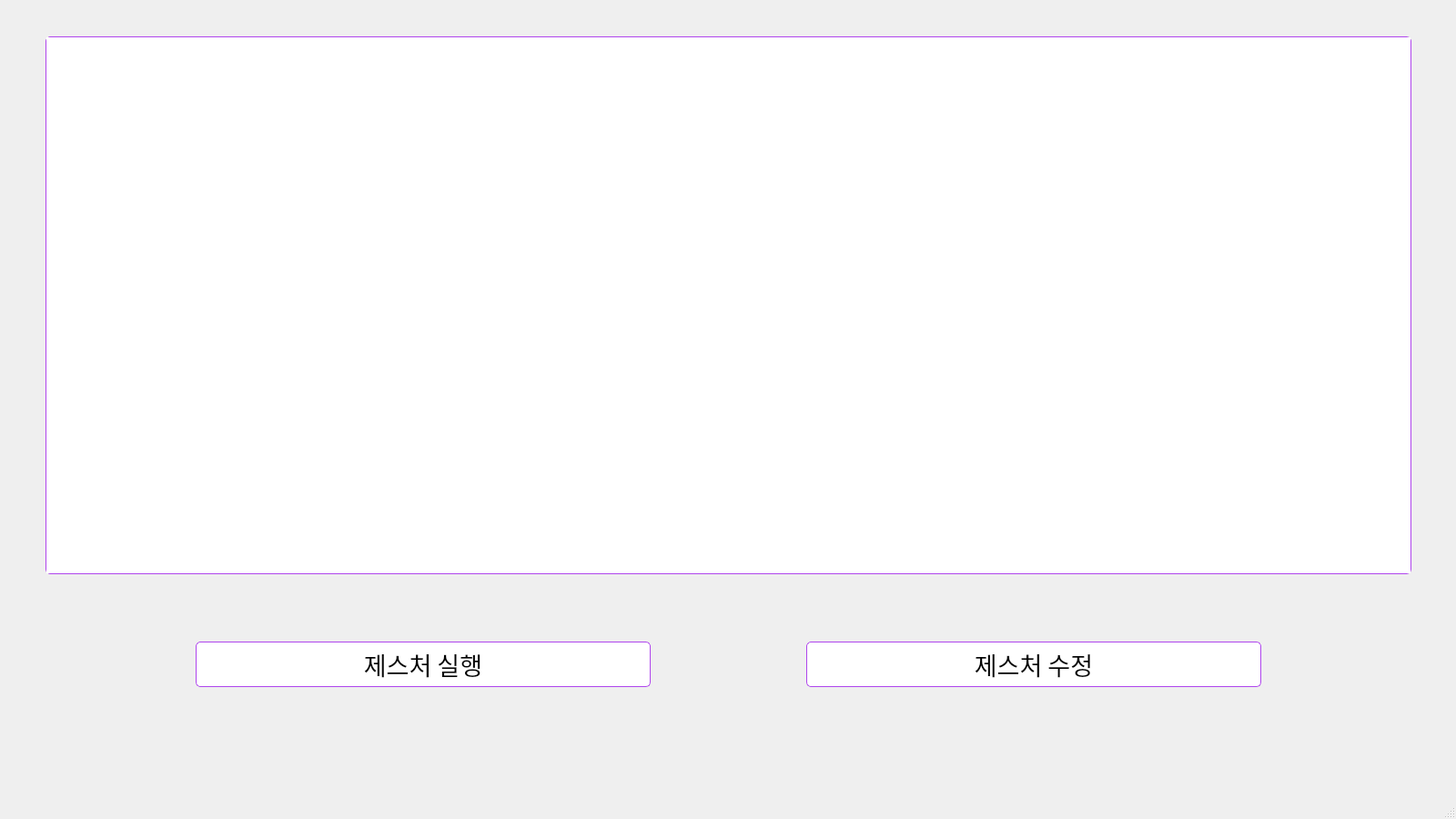
<?xml version="1.0" encoding="UTF-8"?>
<ui version="4.0">
 <class>MainUI</class>
 <widget class="QMainWindow" name="MainUI">
  <property name="geometry">
   <rect>
    <x>0</x>
    <y>0</y>
    <width>1600</width>
    <height>900</height>
   </rect>
  </property>
  <property name="windowTitle">
   <string>Gesture_recognition</string>
  </property>
  <property name="styleSheet">
   <string notr="true"/>
  </property>
  <widget class="QWidget" name="centralwidget">
   <widget class="QGraphicsView" name="video">
    <property name="geometry">
     <rect>
      <x>50</x>
      <y>40</y>
      <width>1501</width>
      <height>591</height>
     </rect>
    </property>
    <property name="mouseTracking">
     <bool>false</bool>
    </property>
    <property name="styleSheet">
     <string notr="true">border: 1px solid rgb(175, 69, 237);
border-radius: 5px;</string>
    </property>
    <property name="sizeAdjustPolicy">
     <enum>QAbstractScrollArea::AdjustIgnored</enum>
    </property>
   </widget>
   <widget class="QWidget" name="gridLayoutWidget">
    <property name="geometry">
     <rect>
      <x>50</x>
      <y>670</y>
      <width>1501</width>
      <height>121</height>
     </rect>
    </property>
    <layout class="QGridLayout" name="buttonLayout">
     <item row="0" column="0">
      <widget class="QPushButton" name="startButton">
       <property name="maximumSize">
        <size>
         <width>500</width>
         <height>50</height>
        </size>
       </property>
       <property name="font">
        <font>
         <family>맑은 고딕</family>
         <pointsize>20</pointsize>
        </font>
       </property>
       <property name="styleSheet">
        <string notr="true">background-color: white;
border: 1px solid rgb(175, 69, 237);
border-radius: 5px;
</string>
       </property>
       <property name="text">
        <string>제스처 실행</string>
       </property>
      </widget>
     </item>
     <item row="0" column="1">
      <widget class="QPushButton" name="modifyButton">
       <property name="maximumSize">
        <size>
         <width>500</width>
         <height>50</height>
        </size>
       </property>
       <property name="font">
        <font>
         <family>맑은 고딕</family>
         <pointsize>20</pointsize>
        </font>
       </property>
       <property name="styleSheet">
        <string notr="true">background-color: white;
border: 1px solid rgb(175, 69, 237);
border-radius: 5px;
</string>
       </property>
       <property name="text">
        <string>제스처 수정</string>
       </property>
      </widget>
     </item>
    </layout>
   </widget>
  </widget>
  <widget class="QMenuBar" name="menubar">
   <property name="geometry">
    <rect>
     <x>0</x>
     <y>0</y>
     <width>1600</width>
     <height>21</height>
    </rect>
   </property>
  </widget>
  <widget class="QStatusBar" name="statusbar"/>
 </widget>
 <resources/>
 <connections/>
</ui>
